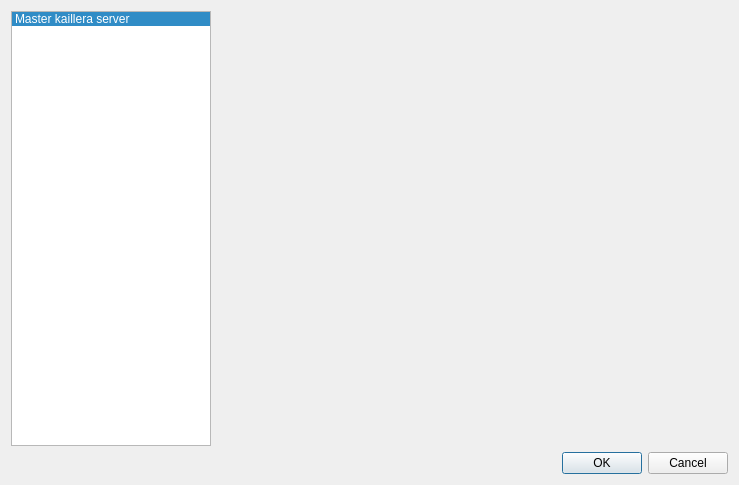
<?xml version="1.0" encoding="UTF-8"?>
<ui version="4.0">
 <class>preferencesdialogClass</class>
 <widget class="QDialog" name="preferencesdialogClass">
  <property name="geometry">
   <rect>
    <x>0</x>
    <y>0</y>
    <width>739</width>
    <height>485</height>
   </rect>
  </property>
  <property name="windowTitle">
   <string>preferencesdialog</string>
  </property>
  <layout class="QVBoxLayout" name="verticalLayout">
   <item>
    <layout class="QHBoxLayout" name="horizontalLayout_2">
     <item>
      <widget class="QListWidget" name="listSettings">
       <property name="sizePolicy">
        <sizepolicy hsizetype="Preferred" vsizetype="Expanding">
         <horstretch>0</horstretch>
         <verstretch>0</verstretch>
        </sizepolicy>
       </property>
       <property name="maximumSize">
        <size>
         <width>200</width>
         <height>16777215</height>
        </size>
       </property>
       <property name="currentRow">
        <number>0</number>
       </property>
       <item>
        <property name="text">
         <string>Master kaillera server</string>
        </property>
       </item>
      </widget>
     </item>
     <item>
      <widget class="QStackedWidget" name="stackedWidget">
       <property name="frameShadow">
        <enum>QFrame::Raised</enum>
       </property>
      </widget>
     </item>
    </layout>
   </item>
   <item>
    <layout class="QHBoxLayout" name="horizontalLayout">
     <item>
      <spacer name="horizontalSpacer">
       <property name="orientation">
        <enum>Qt::Horizontal</enum>
       </property>
       <property name="sizeHint" stdset="0">
        <size>
         <width>40</width>
         <height>20</height>
        </size>
       </property>
      </spacer>
     </item>
     <item>
      <widget class="QPushButton" name="buttonOK">
       <property name="text">
        <string>OK</string>
       </property>
      </widget>
     </item>
     <item>
      <widget class="QPushButton" name="buttonCancel">
       <property name="text">
        <string>Cancel</string>
       </property>
      </widget>
     </item>
    </layout>
   </item>
  </layout>
 </widget>
 <layoutdefault spacing="6" margin="11"/>
 <resources/>
 <connections>
  <connection>
   <sender>buttonOK</sender>
   <signal>clicked()</signal>
   <receiver>preferencesdialogClass</receiver>
   <slot>accept()</slot>
   <hints>
    <hint type="sourcelabel">
     <x>586</x>
     <y>461</y>
    </hint>
    <hint type="destinationlabel">
     <x>479</x>
     <y>444</y>
    </hint>
   </hints>
  </connection>
  <connection>
   <sender>buttonCancel</sender>
   <signal>clicked()</signal>
   <receiver>preferencesdialogClass</receiver>
   <slot>reject()</slot>
   <hints>
    <hint type="sourcelabel">
     <x>686</x>
     <y>460</y>
    </hint>
    <hint type="destinationlabel">
     <x>525</x>
     <y>457</y>
    </hint>
   </hints>
  </connection>
 </connections>
</ui>
